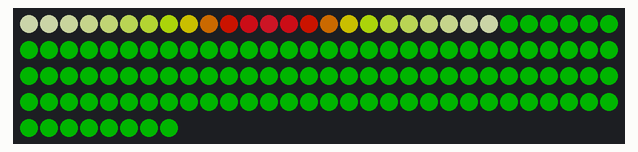
This program was run on a simulated Teensy 3. Parts: 128 RGB LEDs in strip order, left to right, continuing on the next row. Dim RGB values are drawn brighter than linear; random numbers use the default seed unless the program sets one; what the program prints to the serial monitor is not drawn.

Above: at 2.19 s.
At 8.57 s:
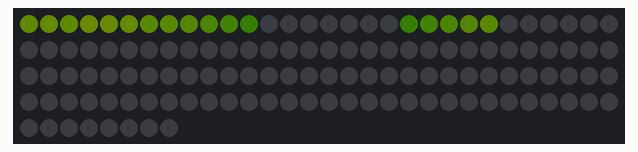
At 21.64 s:
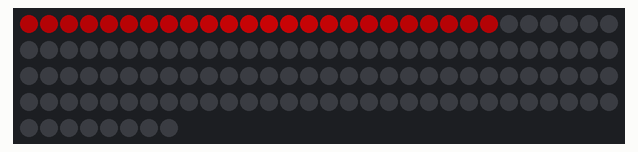
At 38.6 s:
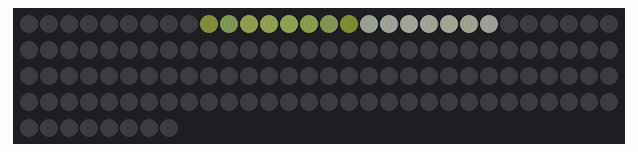

The program:

main.cpp
```cpp
#include <FastLED.h>

FASTLED_USING_NAMESPACE

// FastLED "100-lines-of-code" demo reel, showing just a few
// of the kinds of animation patterns you can quickly and easily
// compose using FastLED.
//
// This example also shows one easy way to define multiple
// animations patterns and have them automatically rotate.
//
// -Mark Kriegsman, December 2014

#if defined(FASTLED_VERSION) && (FASTLED_VERSION < 3001000)
#warning "Requires FastLED 3.1 or later; check github for latest code."
#endif

#define NUM_STRIPS 4
#define NUM_LEDS_PER_STRIP 128
#define NUM_LEDS NUM_STRIPS * NUM_LEDS_PER_STRIP
CRGB leds[NUM_STRIPS * NUM_LEDS_PER_STRIP];

float mapX[NUM_LEDS];
float mapY[NUM_LEDS];
float mapRho[NUM_LEDS];
float mapTheta[NUM_LEDS];

#define BRIGHTNESS          128
#define FRAMES_PER_SECOND  120

#define ARRAY_SIZE(A) (sizeof(A) / sizeof((A)[0]))

DEFINE_GRADIENT_PALETTE( iluk_gp ) {
  0,    255,  255,  255,   //white
96,   204, 255, 0,  //lime
160,    212, 2, 2,   // red
255,   235, 73, 127 // pink
};

CRGBPalette256 ilukPal = iluk_gp;

uint8_t gCurrentPatternNumber = 0; // Index number of which pattern is current
uint8_t gNextPatternNumber = 1;

uint8_t gCurrentMix = 0;
uint8_t gHue = 0; // rotating "base color" used by many of the patterns

void initXYMap(){
    for(int i = 0; i < NUM_STRIPS; i++) {
    for(int j = 0; j < NUM_LEDS_PER_STRIP; j++) {
      float x = -1000;
      float y = -1000;

      float ringSize;
      float offset;

      int index = (i*NUM_LEDS_PER_STRIP) + j;

      switch(i){
        case 0:
          ringSize = 24;
          offset = 3;
          if (j < ringSize) {
            x = 42.4 + 50 * sin(2 * PI * (j + offset) / ringSize);
            y = 42.4 + 50 * cos(2 * PI * (j + offset) / ringSize);
          }
          break;
        case 1:
          ringSize = 49.5;
          offset = 3;
          if (j < ringSize) {
            x = 145 * sin(2 * PI * (j + offset) / ringSize);
            y = 145 * cos(2 * PI * (j + offset) / ringSize);
          }
          break;
        case 2:
          ringSize = 84.9;
          offset = 2;
          if (j < ringSize) {
            x = 210 * sin(2 * PI * (j + offset) / ringSize);
            y = 210 * cos(2 * PI * (j + offset) / ringSize);
          }
          break;
        case 3:
          ringSize = 99.5;
          offset = 1;
          if (j < ringSize) {
            x = 285 * sin(2 * PI * (j + offset) / ringSize);
            y = 285 * cos(2 * PI * (j + offset) / ringSize);
          }
          break;
      }
      mapX[index] = x;
      mapY[index] = y;
      mapRho[index] = sqrtf(x * x + y * y);
      mapTheta[index] = atan2f(y, x);

      if (x > -1000) {

        Serial.print(x);
        Serial.print(",");
        Serial.print(y);
        Serial.println();
      }
    }
    }
}

#define NOISE_SCALE 100000

float fractalNoise(float x, float y, float z) {
  float r = 0;
  float amp = 1.0;
  for (int octave = 0; octave < 2; octave++) {
    r += ((float)inoise16(x * NOISE_SCALE, y * NOISE_SCALE, z * NOISE_SCALE)) * amp / UINT16_MAX;
    amp /= 2;
    x *= 2;
    y *= 2;
    z *= 2;
  }
  return r;
}

int width = 600;
int height = 600;

float dx, dy, dz;

float noise(float x){
  return ((float)inoise16(x * NOISE_SCALE))/ UINT16_MAX;
}

bool odd = false;

CRGB ringsLeds[NUM_STRIPS * NUM_LEDS_PER_STRIP];

void rings(uint8_t mix)
{
    long t0 = millis();

    long now = millis();
    float speed = 0.002;
    float zspeed = 0.1;
    float angle = sin(now * 0.001);
    float z = now * 0.00008;
    float hue = now * 0.002;
    float scale = 0.005;

    float saturation = constrain(pow(1.15 * noise(now * 0.000122), 2.5), 0, 1);
    float spacing = noise(now * 0.000124) * 0.1;

    dx += cos(angle) * speed;
    dy += sin(angle) * speed;
    dz += (noise(now * 0.000014) - 0.5) * zspeed;

    float centerx = noise(now *  0.000125) * 1.25 * width;
    float centery = noise(now * -0.000125) * 1.25 * height;

    long t1 = millis();

    float lastN = 0;

    for (int i = 0; i < NUM_LEDS; i++){
      bool doRender = odd == ((i % 2) == 1);
      if (mapX[i] > -1000 && doRender){
        float x = cos(mapTheta[i] + now * 0.0002) * mapRho[i] + 300;
        float y = sin(mapTheta[i] + now * 0.0002) * mapRho[i] + 300;

        float dist = sqrt(pow(x - centerx, 2) + pow(y - centery, 2));
        float pulse = (sin(dz + dist * spacing) - 0.3) * 0.3;

        float n = fractalNoise(dx + x*scale + pulse, dy + y*scale, z) - 0.75;

        // float m = fractalNoise(dx + x*scale, dy + y*scale, z + 10.0) - 0.75;
        float m = noise(mapRho[i] * 10 + now / 1000.0);

        int hue_final = ((int)(hue + 40.0 * m) % 100);
        uint8_t i_hue = hue_final * 2.55;
        uint8_t i_lum = 255 * constrain(pow(3.0 * n, 0.5), 0, 0.9);

        uint8_t index = abs(255 - 2 * i_hue);

        CRGB col = ColorFromPalette(ilukPal, index, i_lum); // CHSV(i_hue, i_sat_l, i_lum);
        ringsLeds[i] = blend(ringsLeds[i], col, 64);
      }

      leds[i] = blend(leds[i], ringsLeds[i], mix);
  }

  odd = !odd;

  long t2 = millis();
  Serial.print(t1 - t0);
  Serial.print(",");
  Serial.println(t2 - t1);

}

CRGB sparkleLeds[NUM_STRIPS * NUM_LEDS_PER_STRIP];

void sparkle(uint8_t mix)
{
  long now = millis();
  int spotX = random16(1000);
  int spotY = random16(1000);

  u_int8_t spotRadius = 1 << random8(8);
  float dropoff = 255 / spotRadius;
  u_int8_t cIndex = random8();

  for (int i = 0; i < NUM_LEDS; i++){
    float x = cos(mapTheta[i] + now * 0.0002) * mapRho[i] + 300;
    float y = sin(mapTheta[i] + now * 0.0002) * mapRho[i] + 300;

    float dist = sqrt(sq(spotX - x) + sq(spotY - y));
    if (dist < spotRadius)
      sparkleLeds[i] = ColorFromPalette(ilukPal, cIndex, 255 - dist * dropoff);
    else
      sparkleLeds[i].fadeToBlackBy(8);

      leds[i] = blend(leds[i], sparkleLeds[i], mix);
  }
}

void test()
{
  long t = millis() / 10;

  for (int i = 0; i < NUM_LEDS; i++){
    float x = mapX[i];
    float y = mapY[i];
    if (x > -1000) {
      if (x > t % 1000 - 300) {
        if (y > t % 600 - 300)
          leds[i] = CRGB::Red;
        else
          leds[i] = CRGB::Purple;
        } else {
          if (y > t % 600 - 300)
            leds[i] = CRGB::Green;
          else
            leds[i] = CRGB::Blue;
        }
      } else {
        leds[i] = CRGB::Green;
      }
  }
}

void roll(uint8_t mix)
{
  long t = millis() / 10;

  for (int i = 0; i < NUM_LEDS; i++){
      if (mapX[i] > -1000){
        float x = mapX[i];
        float y = mapY[i];

        uint8_t hueIdx = (mapTheta[i] + PI) / (2 * PI) * 255 + (t/2);
        hueIdx = abs(255 - 2 * hueIdx);
        // 400 to always leave a bit of colour in
        uint8_t val = (1 - mapRho[i] / 600) * 255;
        CRGB col = ColorFromPalette(ilukPal, hueIdx, val);
        leds[i] = blend(leds[i], col, mix);
      }
  }
}

void zoom(uint8_t mix)
{
  long t = millis() / 10;

  for (int i = 0; i < NUM_LEDS; i++){
      if (mapX[i] > -1000){

        uint8_t hueIdx = (mapRho[i] / 300) * 255 + t / 8;
        hueIdx = abs(255 - 2 * hueIdx);
        // 400 to always leave a bit of colour in
        // uint8_t val = (1 - mapRho[i] / 600) * 255;
        CRGB col = ColorFromPalette(ilukPal, hueIdx, 255);
        leds[i] = blend(leds[i], col, mix);
      }
  }
}

void setup() {
  delay(1000); // 1 second delay for recovery

  Serial.begin(9600);

  LEDS.addLeds<WS2811_PORTD,NUM_STRIPS>(leds, NUM_LEDS_PER_STRIP);

  // set master brightness control
  FastLED.setBrightness(BRIGHTNESS);

  fill_solid(leds, NUM_STRIPS * NUM_LEDS_PER_STRIP, CRGB::Black);
  FastLED.show();
  delay(500);

  initXYMap();
  test();
  FastLED.show();
  delay(500);
}


// List of patterns to cycle through.  Each is defined as a separate function below.
typedef void (*SimplePatternList[])(uint8_t);
SimplePatternList gPatterns = { zoom, sparkle, roll, rings};

void nextPattern()
{
  // add one to the current pattern number, and wrap around at the end
  gCurrentPatternNumber = (gCurrentPatternNumber + 1) % ARRAY_SIZE( gPatterns);
  gNextPatternNumber = (gCurrentPatternNumber + 1) % ARRAY_SIZE(gPatterns);
}

void loop()
{
  // Call the current pattern function once, updating the 'leds' array
  if (gCurrentMix < 255)
    gPatterns[gCurrentPatternNumber](255);
  gPatterns[gNextPatternNumber](gCurrentMix);

  // rings(255);
  // test();

  // send the 'leds' array out to the actual LED strip
  // make sure inner ring is not too bright;
  // for (int i = 0; i < 24; i++){
  //   leds[i].fadeLightBy(128);
  // }
  FastLED.show();
  // insert a delay to keep the framerate modest
  // FastLED.delay(1000/FRAMES_PER_SECOND);

  // do some periodic updates
  EVERY_N_SECONDS( 180 ) {
      nextPattern();
      gCurrentMix = 0;
  } // change patterns periodically
  EVERY_N_MILLIS( 20 ) {
    gCurrentMix = constrain( gCurrentMix + 1, 0, 255);
  }
}
```
